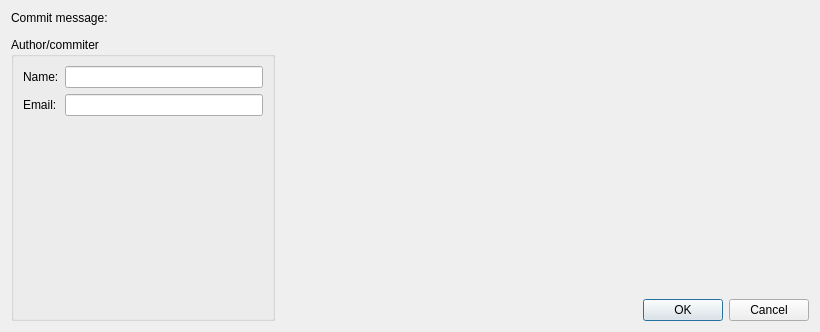
<?xml version="1.0" encoding="UTF-8"?>
<ui version="4.0">
 <class>CommitDialog</class>
 <widget class="QDialog" name="CommitDialog">
  <property name="geometry">
   <rect>
    <x>0</x>
    <y>0</y>
    <width>820</width>
    <height>332</height>
   </rect>
  </property>
  <property name="windowTitle">
   <string>Dialog</string>
  </property>
  <layout class="QVBoxLayout" name="verticalLayout_2">
   <item>
    <widget class="QLabel" name="label">
     <property name="text">
      <string>Commit message:</string>
     </property>
    </widget>
   </item>
   <item>
    <widget class="QsciScintilla" name="textEdit">
     <property name="toolTip">
      <string/>
     </property>
     <property name="whatsThis">
      <string/>
     </property>
    </widget>
   </item>
   <item>
    <layout class="QHBoxLayout" name="horizontalLayout_2">
     <item>
      <widget class="QGroupBox" name="groupBox">
       <property name="sizePolicy">
        <sizepolicy hsizetype="Preferred" vsizetype="Preferred">
         <horstretch>0</horstretch>
         <verstretch>0</verstretch>
        </sizepolicy>
       </property>
       <property name="title">
        <string>Author/commiter</string>
       </property>
       <layout class="QHBoxLayout" name="horizontalLayout">
        <item>
         <layout class="QFormLayout" name="formLayout">
          <item row="0" column="0">
           <widget class="QLabel" name="label_2">
            <property name="text">
             <string>Name:</string>
            </property>
           </widget>
          </item>
          <item row="0" column="1">
           <widget class="QLineEdit" name="name"/>
          </item>
          <item row="1" column="0">
           <widget class="QLabel" name="label_3">
            <property name="text">
             <string>Email:</string>
            </property>
           </widget>
          </item>
          <item row="1" column="1">
           <widget class="QLineEdit" name="email"/>
          </item>
         </layout>
        </item>
       </layout>
      </widget>
     </item>
     <item>
      <spacer name="horizontalSpacer">
       <property name="orientation">
        <enum>Qt::Horizontal</enum>
       </property>
       <property name="sizeHint" stdset="0">
        <size>
         <width>40</width>
         <height>20</height>
        </size>
       </property>
      </spacer>
     </item>
     <item>
      <layout class="QVBoxLayout" name="verticalLayout">
       <item>
        <spacer name="verticalSpacer">
         <property name="orientation">
          <enum>Qt::Vertical</enum>
         </property>
         <property name="sizeHint" stdset="0">
          <size>
           <width>20</width>
           <height>40</height>
          </size>
         </property>
        </spacer>
       </item>
       <item>
        <widget class="QDialogButtonBox" name="buttonBox">
         <property name="orientation">
          <enum>Qt::Horizontal</enum>
         </property>
         <property name="standardButtons">
          <set>QDialogButtonBox::Cancel|QDialogButtonBox::Ok</set>
         </property>
        </widget>
       </item>
      </layout>
     </item>
    </layout>
   </item>
  </layout>
 </widget>
 <customwidgets>
  <customwidget>
   <class>QsciScintilla</class>
   <extends>QFrame</extends>
   <header>Qsci/qsciscintilla.h</header>
  </customwidget>
 </customwidgets>
 <resources/>
 <connections>
  <connection>
   <sender>buttonBox</sender>
   <signal>accepted()</signal>
   <receiver>CommitDialog</receiver>
   <slot>accept()</slot>
   <hints>
    <hint type="sourcelabel">
     <x>248</x>
     <y>254</y>
    </hint>
    <hint type="destinationlabel">
     <x>157</x>
     <y>274</y>
    </hint>
   </hints>
  </connection>
  <connection>
   <sender>buttonBox</sender>
   <signal>rejected()</signal>
   <receiver>CommitDialog</receiver>
   <slot>reject()</slot>
   <hints>
    <hint type="sourcelabel">
     <x>316</x>
     <y>260</y>
    </hint>
    <hint type="destinationlabel">
     <x>286</x>
     <y>274</y>
    </hint>
   </hints>
  </connection>
 </connections>
</ui>
